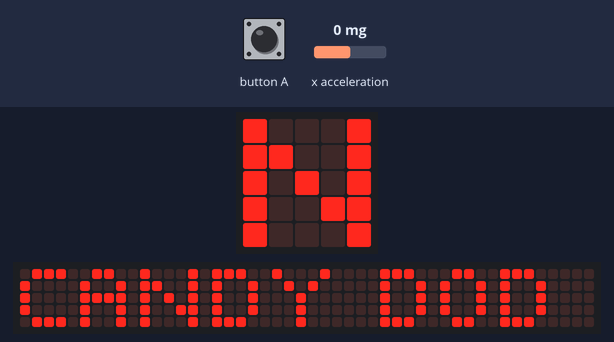
The program below on a simulated BBC micro:bit running MicroPython. Parts: the board's 5×5 LED display, a strip that is not on the board, showing the scrolling text unrolled. The inputs (shaded band) are chosen by the test bench; at power-on: x acceleration 0 mg. Random numbers come from a fixed seed; the 48×5 strip is a reading aid, not a part: it shows the text the display is scrolling, unrolled, one strip-width of it at a time.

Above: at 1.2 s.
1.3 s: button A pressed for 0.15 s
2.0 s: x acceleration set to -184 mg
At 8.7 s:
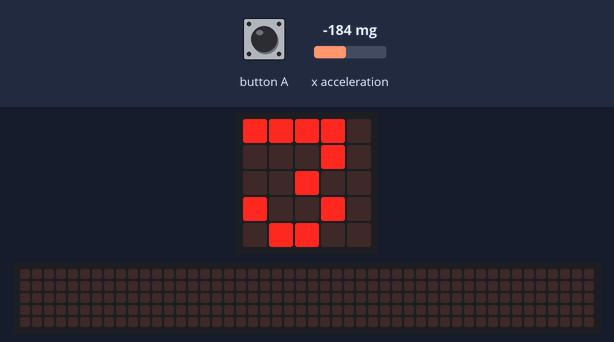
12.8 s: x acceleration set to -217 mg
At 13.8 s:
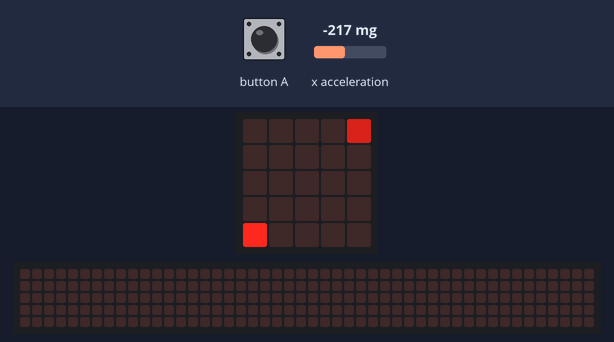
At 14.3 s:
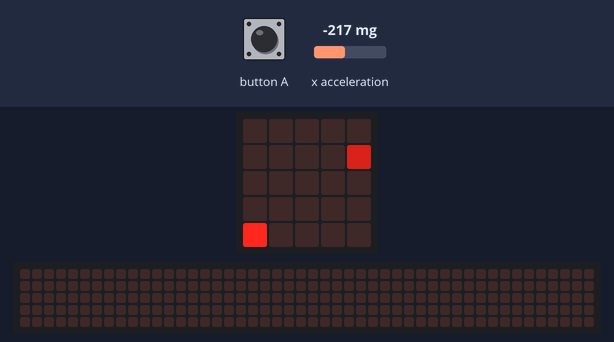
15.4 s: x acceleration set to 750 mg
At 15.9 s:
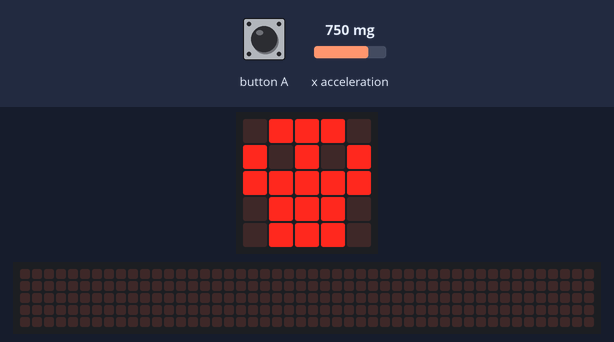

Measured:
- the behaviour switches between -200 and -201 mg on x acceleration (found by bisection; images 1 and 2)
- what the display in image 1 shows lasts 0.7 s, from 8.2 s to 8.9 s
- what the display in image 2 shows lasts 0.5 s, from 13.4 s to 13.9 s
- what the display in image 4 shows lasts 0.6 s, from 15.5 s to 16.1 s

The program:

dodge_game.py
```python
from microbit import *
import random

# ============================================================
# Project 5: Candy Dodge Game
# Ricardo's Summer Builder Program
# ============================================================
# Tilt left/right to dodge falling bombs.
# Every bomb dodged = 1 point.
# Hit a bomb = game over.
# Press A to start / play again.
# ============================================================


def get_tilt():
    x = accelerometer.get_x()
    if x < -200:
        return -1
    elif x > 200:
        return 1
    return 0


def clamp(value, min_val, max_val):
    if value < min_val:
        return min_val
    if value > max_val:
        return max_val
    return value


def show_countdown():
    for i in range(3, 0, -1):
        display.show(str(i))
        sleep(700)
    display.scroll("GO!", delay=60)


def play_game():
    player_x = 2
    player_y = 4
    enemy_x = random.randint(0, 4)
    enemy_y = 0
    score = 0
    speed = 500
    last_move = running_time()

    show_countdown()

    while True:
        now = running_time()
        tilt = get_tilt()
        player_x = clamp(player_x + tilt, 0, 4)

        if now - last_move > speed:
            enemy_y += 1
            last_move = now

            if enemy_y > 4:
                score += 1
                enemy_x = random.randint(0, 4)
                enemy_y = 0
                if score % 5 == 0:
                    speed = max(150, speed - 50)

        if player_x == enemy_x and player_y == enemy_y:
            return score

        display.clear()
        display.set_pixel(player_x, player_y, 9)
        display.set_pixel(enemy_x, enemy_y, 5)
        sleep(30)


def game_over_screen(score):
    display.show(Image.SKULL)
    sleep(600)
    display.scroll("SCORE: " + str(score), delay=80)
    if score >= 20:
        display.scroll("AMAZING!", delay=80)
    elif score >= 10:
        display.scroll("GREAT!", delay=80)
    elif score >= 5:
        display.scroll("NICE TRY!", delay=80)
    else:
        display.scroll("KEEP TRYING!", delay=80)


def main():
    high_score = 0

    while True:
        display.scroll("CANDY DODGE", delay=80)
        display.scroll("PRESS A", delay=80)
        display.show(Image.ARROW_E)

        while not button_a.was_pressed():
            sleep(100)

        score = play_game()

        if score > high_score:
            high_score = score

        game_over_screen(score)
        display.scroll("BEST: " + str(high_score), delay=80)


main()
```
